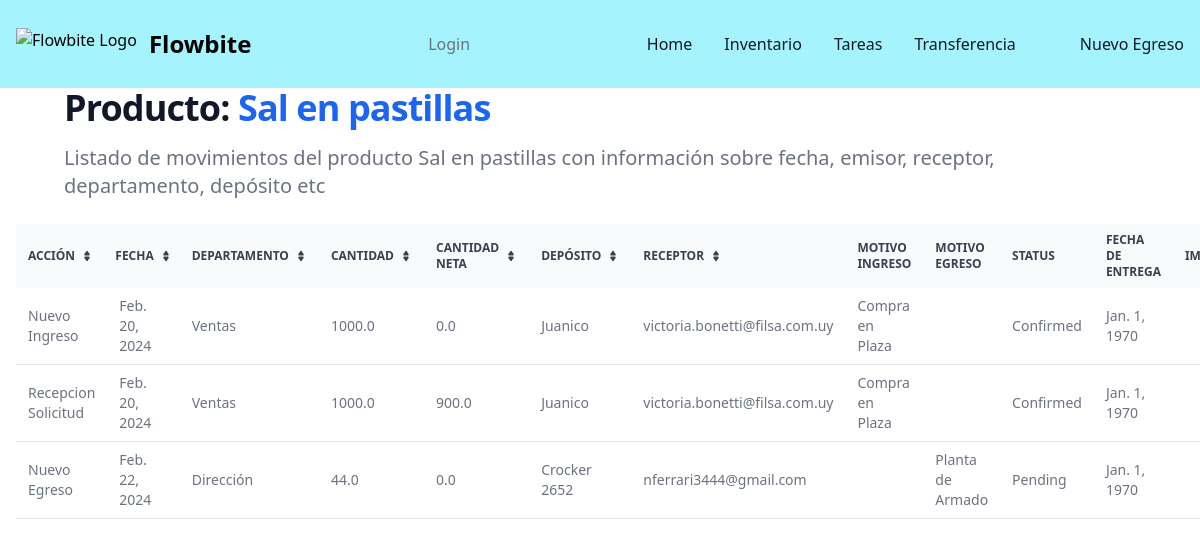
/historical-movements/1, run on an earlier commit of the app's database.
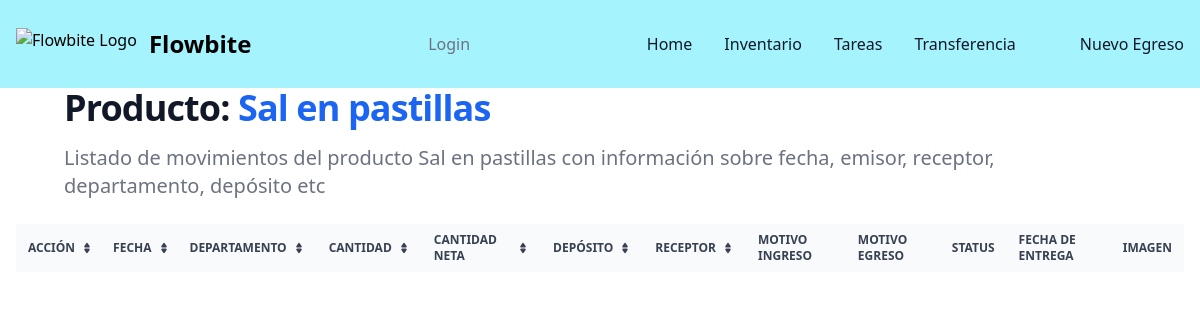
And on a later commit of the database.
### filsa/models.py (models this page shows)
class StockMovements(models.Model):
    class Meta:
      verbose_name = 'Detalle Movimiento Producto'
      verbose_name_plural = 'Detalle Movimientos Productos'
    MOVEMENT = [('Inbound','Inbound'),
                ('Outbound', 'Outbound')]
    product = models.ForeignKey(Product, on_delete=models.CASCADE,  verbose_name=u"Nombre de Producto")
    task = models.ForeignKey(Tasks, on_delete=models.CASCADE,  blank=True, null=True )
    actionType = models.CharField(max_length=20,  default='Inbound')
    cantidad = models.FloatField(default=0)
    cantidadNeta = models.FloatField(default=0)
    cantidadEntregada = models.FloatField(default=0)
    image = models.ImageField(upload_to='images/', null=True, blank=True)

class Tasks(models.Model):
    STATUS = [('Pending','Pending'),
              ('Confirmed','Confirmed')]
    DEPARTMENT = [('Ventas','Ventas'),
                ('Dirección', 'Dirección'),
                ('Administración', 'Administraicón'),
                 ('Encargado Servicio Técnico', 'Encargado Servicio Técnico'),
                ('Servicio Técnico', 'Servicio Técnico'),
                ('Logística','Logística')
                ]
    MOTIVOSINGRESO = [('Devolución Mercadería', 'Devolución Mercadería'),
                ('Importación', 'Importación'),
                 ('Compra en Plaza', 'Compra en Plaza'),
                 ('Armado Nuevo Producto', 'Armado Nuevo Producto' )]
    MOTIVOSEGRESO = [('Servicio Técnico', 'Servicio Técnico'),
                     ('Planta de Armado', 'Planta de Armado'),
                      ('Ventas', 'Ventas'),
                       ('Mantenimiento', 'Mantenimiento') ]
    task_id = models.AutoField(primary_key=True)
    receptor = models.ForeignKey(CustomUser, on_delete=models.CASCADE, related_name='receptor',  blank=True, null=True)
    issuer = models.ForeignKey(CustomUser, on_delete=models.CASCADE, related_name='issuer', blank=True, null=True)
    status = models.CharField(max_length=30, choices= STATUS, default='Pending')
    department = models.CharField(max_length=30, choices = DEPARTMENT, default='Sales')
    date = models.DateField(verbose_name=u"Fecha")
    deliveryDate = models.DateField(verbose_name=u"Fecha", default = '1970-01-01')
    motivoIngreso = models.CharField(max_length=30, choices = MOTIVOSINGRESO) # default='Transferencia Depósitos')
    motivoEgreso = models.CharField(max_length=30, choices = MOTIVOSEGRESO) #default='Transferencia Depósitos')
    warehouse = models.ForeignKey(Warehouses, on_delete= models.CASCADE, blank=True, null=True)
    actionType = models.CharField(max_length=20,  default='Inbound')

class Warehouses(models.Model):
    name = models.CharField(max_length=50)
    def __str__(self):
        return self.name

class CustomUser( AbstractBaseUser , PermissionsMixin ):
    ROLES = [('Operator', 'Operator'),
             ('Logistic','Logistic'),
             ('Supervisor','Supervisor')]
    DEPARTMENT = [('Ventas','Ventas'),
                ('Dirección', 'Dirección'),
                ('Administración', 'Administración'),
                ('Taller', 'Taller'),
                ('Logística','Logística')
                ]
    username = models.CharField(max_length=50)
    password = models.CharField(max_length=50)
    email = models.EmailField(max_length=50, blank=False, unique=True,
                              default='', error_messages =
                                {'required': 'Please provide your email address.',
                  'unique': 'An account with this email exist'},)
    departamento = models.CharField(max_length=30, choices = DEPARTMENT, default='Sales')
    role = models.CharField(max_length=40, choices=ROLES, blank=True, null=True)
    is_staff = models.BooleanField(default=False)
    is_superuser = models.BooleanField(default=False)
    is_active = models.BooleanField(default=True)
    USERNAME_FIELD = 'email'
    REQUIRED_FIELDS = ['username']
    objects = CustomUserManager()

### filsa/views.py (the view)
# urls.py: path('historical-movements/<int:product_id>', StockHistoryView.as_view(), name= "stockhistory" ) ,
class StockHistoryView(generic.ListView):
    model = StockMovements
    template_name = 'stockhistory.html'
    def get_context_data(self, **kwargs):
        print('kwargs', self.kwargs)
        product_id = self.kwargs['product_id']
        product_name = Product.objects.filter(product_id=product_id)
        context = super(StockHistoryView, self).get_context_data(**kwargs)
        movements = StockMovements.objects.filter(product=product_id)
        context['movements'] = StockMovements.objects.filter(product=product_id)
        context['product'] = product_name[0].name
        return context

### filsa/models.py (called while the page is built)
    def __str__(self):
        return self.name

### filsa/templatetags/grouptag.py (called while the page is built)
@register.filter
def has_group(user, group_name):
    return user.groups.filter(name=group_name).exists()

### filsa/templates/stockhistory.html (shortened to what the changed rows need)
{% extends '_base.html' %}
{% load static %}
{% block content %}
<h1 class="mb-4 text-2xl sm:px-16 xl:px-48 font-extrabold leading-none tracking-tight text-gray-900 md:text-3xl lg:text-4xl dark:text-white">Producto: <span class="text-blue-600 dark:text-blue-500">{{product}}</span></h1>
<div class="w-full px-4 relative overflow-x-auto">
    <table class="text-sm text-left rtl:text-right text-gray-500 dark:text-gray-400">
        <thead class="text-xs text-gray-700 uppercase bg-gray-50 dark:bg-gray-700 dark:text-gray-400">
            <tr>
                <th scope="col" class="px-3 py-2">
                    <div class="flex items-center">
                        Acción
                        <a href="#"></a>
                    </div>
                </th>
                <th scope="col" class="px-2 py-2">
                    <div class="flex items-center">
                        Fecha
                        <a href="#"></a>
                    </div>
                </th>
                <th scope="col" class="px-3 py-2">
                    <div class="flex items-center">
                        Departamento
                        <a href="#"></a>
                    </div>
                </th>
                <th scope="col" class="px-3 py-2">
                    <div class="flex items-center">
                        Cantidad
                        <a href="#"></a>
                    </div>
                </th>
                <th scope="col" class="px-3 py-2">
                    <div class="flex items-center">
                        Cantidad Neta
                        <a href="#"></a>
                    </div>
                </th>
                <th scope="col" class="px-3 py-2">
                    <div class="flex items-center">
                        Depósito
                        <a href="#"></a>
                    </div>
                </th>
                <th scope="col" class="px-3 py-2">
                    <div class="flex items-center">
                        Receptor
                        <a href="#"></a>
                    </div>
                </th>
                <th scope="col" class="px-3 py-2">
                    <div class="flex items-center">
                    <span>Motivo Ingreso</span>
                </div>
                </th>
                <th scope="col" class="px-3 py-2">
                    <div class="flex items-center">
                    <span>Motivo Egreso</span>
                </div>
                </th>
                <th scope="col" class="px-3 py-2">
                    <div class="flex items-center">
                    <span>Status</span>
                </div>
                </th>
                <th scope="col" class="px-3 py-2">
                    <div class="flex items-center">
                    <span>Fecha de Entrega</span>
                </div>
                </th>
                <th scope="col" class="px-3 py-2">
                    <div class="flex items-center">
                    <span>Imagen</span>
                </div>
                </th>
            </tr>
        </thead>
        <tbody>
            {% for movement in movements %}
            <tr class="bg-white border-b dark:bg-gray-800 dark:border-gray-700">
                <td class="px-3 py-2">
                    {{movement.actionType}}
                </td>
                <td class="px-3 py-2">
                    {{movement.task.date}}
                </td>
                <td class="px-3 py-2">
                    {{movement.task.department}}
                </td>
                <td class="px-3 py-2">
                    {{movement.cantidad}}
                </td>
                <td class="px-3 py-2">
                    {{movement.cantidadNeta}}
                </td>
                <td class="px-3 py-2">
                    {{movement.task.warehouse}}
                </td>
                <td class="px-3 py-2">
                    {{movement.task.receptor}}
                </td>
                <td class="px-3 py-2">
                    {{movement.task.motivoIngreso}}
                </td>
                <td class="px-3 py-2">
                    {{movement.task.motivoEgreso}}
                </td>
                <td class="px-3 py-2">
                    {{movement.task.status}}
                </td>
                <td class="px-3 py-2">
                    {{movement.task.deliveryDate}}
                </td>
            </tr>
            {% endfor %}
        </tbody>
    </table>
</div>
  {% endblock content %}

What changed in the data, as far as the page shows it:
removed StockMovements: actionType "Nuevo Ingreso", task "Feb. 20, 2024", task.department "Ventas", cantidad "1000.0", cantidadNeta "0.0", task.warehouse "Juanico", task.receptor "victoria.bonetti@filsa.com.uy", task.motivoIngreso "Compra en Plaza", task.status "Confirmed", task.deliveryDate "Jan. 1, 1970"
removed StockMovements: actionType "Recepcion Solicitud", task "Feb. 20, 2024", task.department "Ventas", cantidad "1000.0", cantidadNeta "900.0", task.warehouse "Juanico", task.receptor "victoria.bonetti@filsa.com.uy", task.motivoIngreso "Compra en Plaza", task.status "Confirmed", task.deliveryDate "Jan. 1, 1970"
removed StockMovements: actionType "Nuevo Egreso", task "Feb. 22, 2024", task.department "Dirección", cantidad "44.0", cantidadNeta "0.0", task.warehouse "Crocker 2652", task.receptor "nferrari3444@gmail.com", task.motivoEgreso "Planta de Armado", task.status "Pending", task.deliveryDate "Jan. 1, 1970"
